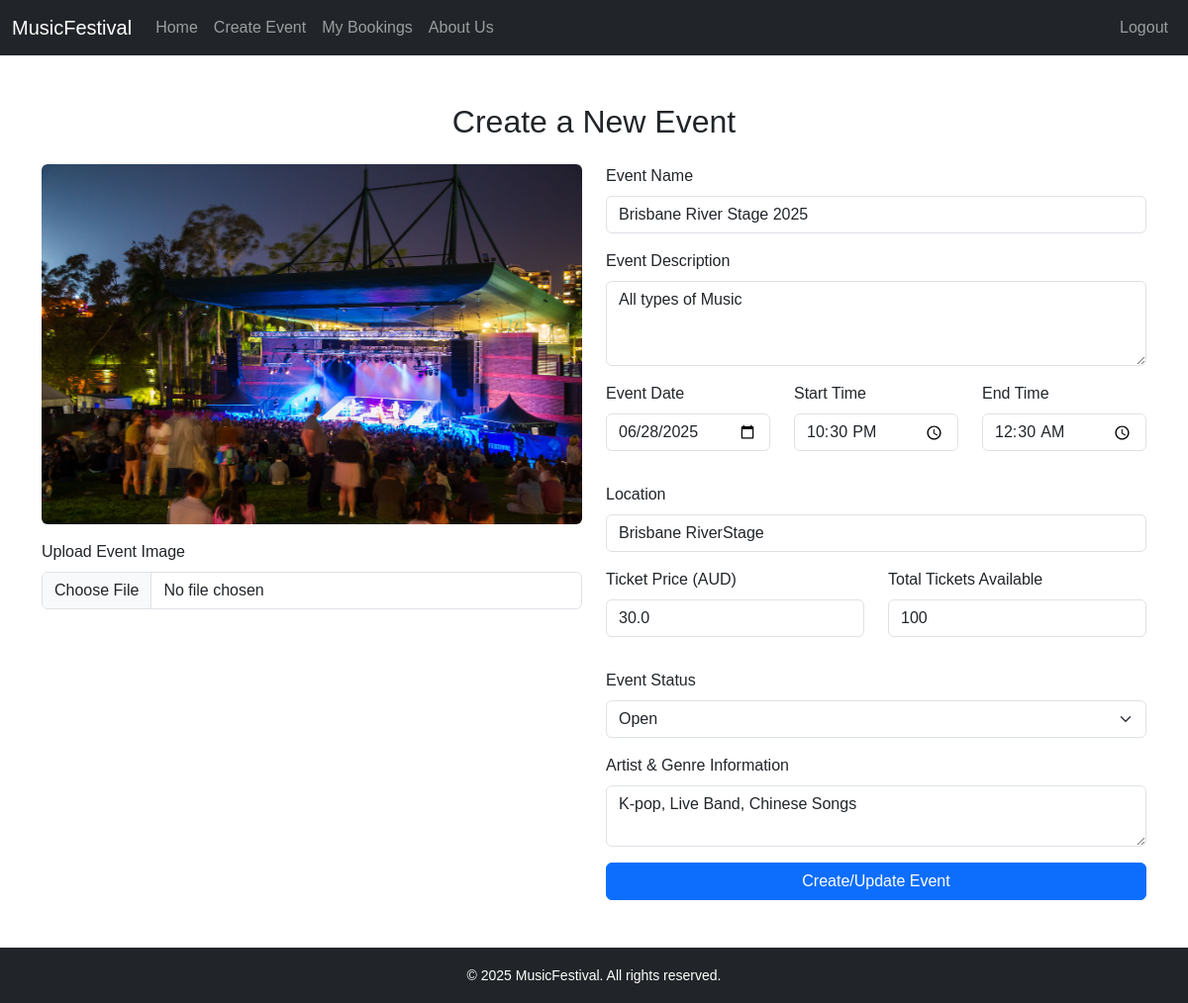
Page /edit/1 (signed in) on the committed database.
### models.py (models this page shows)
class Event(db.Model):
    id = db.Column(db.Integer, primary_key=True)
    title = db.Column(db.String(150), nullable=False)
    description = db.Column(db.Text, nullable=False)
    date = db.Column(db.Date, nullable=False)
    start_time = db.Column(db.Time, nullable=False)
    end_time = db.Column(db.Time, nullable=False)
    location = db.Column(db.String(150), nullable=False)
    ticket_price = db.Column(db.Float, nullable=False)
    ticket_amount = db.Column(db.Integer, nullable=False)
    status = db.Column(db.String(20), nullable=False)
    artist_info = db.Column(db.Text)
    image = db.Column(db.String(255))
    user_id = db.Column(db.Integer, db.ForeignKey('user.id'), nullable=False)
    comments = db.relationship('Comment', backref='event', lazy=True)
    bookings = db.relationship('Booking', backref='event', lazy=True)

### views/routes.py (the view, shortened to what this page needs)
@routes.route('/edit/<int:event_id>', methods=['GET', 'POST'])
@login_required
def edit_event(event_id):
    event = Event.query.get_or_404(event_id)
    if event.user_id != current_user.id:
        abort(403)
    form = EventForm(
        title=event.title,
        description=event.description,
        date=event.date,
        start_time=event.start_time,
        end_time=event.end_time,
        location=event.location,
        ticket_price=event.ticket_price,
        ticket_amount=event.ticket_amount,
        status=event.status,
        artist_info=event.artist_info
    )
    return render_template('create.html', form=form, event=event)

### forms.py
class EventForm(FlaskForm):
    title = StringField('Event Name', validators=[DataRequired()])
    description = TextAreaField('Event Description', validators=[DataRequired()])
    date = DateField('Event Date', validators=[DataRequired()])
    start_time = TimeField('Start Time', validators=[DataRequired()])
    end_time = TimeField('End Time', validators=[DataRequired()])
    location = StringField('Location', validators=[DataRequired()])
    ticket_price = FloatField('Ticket Price (AUD)', validators=[DataRequired()])
    ticket_amount = IntegerField('Total Tickets Available', validators=[DataRequired()])
    status = SelectField('Event Status', choices=[
        ('open', 'Open'),
        ('inactive', 'Inactive'),
        ('soldout', 'Sold Out'),
        ('cancelled', 'Cancelled')
    ], validators=[DataRequired()])
    artist_info = TextAreaField('Artist & Genre Information')
    image = FileField('Upload Event Image', validators=[FileAllowed(['jpg', 'jpeg', 'png'], 'Images only!')])
    submit = SubmitField('Create/Update Event')

### main.py (called while the page is built)
def create_app():
    app = Flask(__name__)
    app.config['SECRET_KEY'] = 'your-secret-key'
    app.config['SQLALCHEMY_DATABASE_URI'] = 'sqlite:///musicfestival.db'
    app.config['SQLALCHEMY_TRACK_MODIFICATIONS'] = False
    db.init_app(app)
    login_manager.init_app(app)
    login_manager.login_view = 'routes.login'
    from models import User
    @login_manager.user_loader
    def load_user(user_id):
        return User.query.get(int(user_id))
    from views.routes import routes
    app.register_blueprint(routes)
    return app

### templates/create.html (shortened to what this page needs)
<!DOCTYPE html>
<html lang="en">
<head>
  <link href="https://cdn.jsdelivr.net/npm/bootstrap@5.3.0/dist/css/bootstrap.min.css" rel="stylesheet" />
  <link rel="stylesheet" href="{{ url_for('static', filename='style/styles.css') }}" />
</head>
<body>
<nav class="navbar navbar-expand-lg navbar-dark bg-dark">
  <div class="container-fluid">
    <a class="navbar-brand" href="{{ url_for('routes.index') }}">MusicFestival</a>
    <div class="collapse navbar-collapse" id="navbarNav">
      <ul class="navbar-nav me-auto mb-2 mb-lg-0">
        <li class="nav-item"><a class="nav-link" href="{{ url_for('routes.index') }}">Home</a></li>
        <li class="nav-item"><a class="nav-link" href="{{ url_for('routes.create_event') }}">Create Event</a></li>
        <li class="nav-item"><a class="nav-link" href="{{ url_for('routes.bookings') }}">My Bookings</a></li>
        <li class="nav-item"><a class="nav-link" href="{{ url_for('routes.about') }}">About Us</a></li>
      </ul>
      <ul class="navbar-nav ms-auto">
        {% if current_user.is_authenticated %}
          <li class="nav-item"><a class="nav-link" href="{{ url_for('routes.logout') }}">Logout</a></li>
        {% else %}
          <li class="nav-item"><a class="nav-link" href="{{ url_for('routes.login') }}">Login</a></li>
          <li class="nav-item"><a class="nav-link" href="{{ url_for('routes.register') }}">Register</a></li>
        {% endif %}
      </ul>
    </div>
  </div>
</nav>
<div class="container my-5">
  <h2 class="mb-4 text-center">Create a New Event</h2>
  <form class="row g-4" method="POST" enctype="multipart/form-data">
<div class="col-md-6">
  {% if event and event.image %}
    <img src="{{ url_for('static', filename=event.image) }}" class="img-fluid rounded mb-3" alt="Event Image">
  {% else %}
    <img src="https://www.rl360.com/top10/images/music-festivals/cover-photo.jpg" class="img-fluid rounded mb-3" alt="Event Placeholder">
  {% endif %}
  {{ form.image.label(class="form-label") }}
  {{ form.image(class="form-control") }}
</div>
    <div class="col-md-6">
      <div class="mb-3">
        {{ form.title.label(class="form-label") }}
        {{ form.title(class="form-control") }}
      </div>
      <div class="mb-3">
        {{ form.description.label(class="form-label") }}
        {{ form.description(class="form-control", rows=3) }}
      </div>
      <div class="row mb-3">
        <div class="col-lg-4 col-md-6 mb-3">
          {{ form.date.label(class="form-label") }}
          {{ form.date(class="form-control") }}
        </div>
        <div class="col-lg-4 col-md-6 mb-3">
          {{ form.start_time.label(class="form-label") }}
          {{ form.start_time(class="form-control") }}
        </div>
        <div class="col-lg-4 col-md-12 mb-3">
          {{ form.end_time.label(class="form-label") }}
          {{ form.end_time(class="form-control") }}
        </div>
      </div>
      <div class="mb-3">
        {{ form.location.label(class="form-label") }}
        {{ form.location(class="form-control") }}
      </div>
      <div class="row mb-3">
        <div class="col-md-6 mb-3">
          {{ form.ticket_price.label(class="form-label") }}
          {{ form.ticket_price(class="form-control") }}
        </div>
        <div class="col-md-6 mb-3">
          {{ form.ticket_amount.label(class="form-label") }}
          {{ form.ticket_amount(class="form-control") }}
        </div>
      </div>
      <div class="mb-3">
        {{ form.status.label(class="form-label") }}
        {{ form.status(class="form-select") }}
      </div>
      <div class="mb-3">
        {{ form.artist_info.label(class="form-label") }}
        {{ form.artist_info(class="form-control", rows=2) }}
      </div>
      <div class="d-grid">
        {{ form.submit(class="btn btn-primary") }}
      </div>
    </div>
  </form>
</div>
<footer class="bg-dark text-white text-center py-3 mt-5">
  <small>© 2025 MusicFestival. All rights reserved.</small>
</footer>
</body>
</html>

### static/style/styles.css (style rules this page uses)
body { font-family: Arial, sans-serif; }

### rows in the picture
Event: image (picture), title "Brisbane River Stage 2025", description "All types of Music", date "06/28/2025", start_time "22:30", end_time "00:30", location "Brisbane RiverStage", ticket_price "30.0", ticket_amount "100", status "Open", artist_info "K-pop, Live Band, Chinese Songs"
